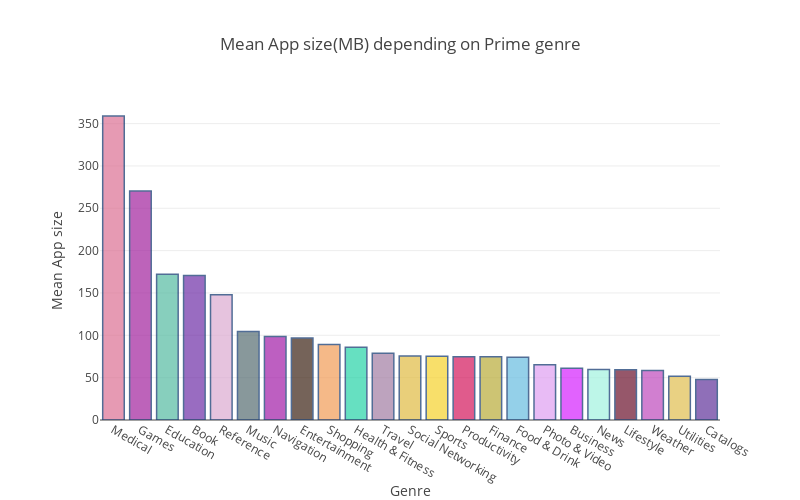

Source (notebook cell):
### Markdown cell above
## App size based on prime_genre

### Code cell
cnt_srs = df_app[['prime_genre', 'size_bytes_in_MB']].groupby('prime_genre').mean()['size_bytes_in_MB'].sort_values(ascending=False)
text = ['{:.2f}'.format(value) for value in cnt_srs.values]

trace = go.Bar(
    x = cnt_srs.index,
    y = cnt_srs.values,
    marker = dict(
        color = random_color_generator(100),
        line = dict(color='rgb(8, 48, 107)',
                    width = 1.5)
    ),
    opacity = 0.7
)
data = [trace]

layout = go.Layout(
    title = 'Mean App size(MB) depending on Prime genre',
    margin = dict(
        l = 100
    ),
    xaxis = dict(
        title = 'Genre'
    ),
    yaxis = dict(
        title = 'Mean App size'
    ),
    width = 800,
    height = 500
)

fig = go.Figure(data=data, layout=layout)
py.iplot(fig)

### Figure 1 — Plotly figure (JSON) as saved in the notebook; plotly's stock layout.template omitted (floating-point values rounded to 4 significant figures)
{"data": [{"marker": {"color": ["#DC7093", "#A2229E", "#55BBA2", "#6F2EA7", "#DCAAD1", "#566D72", "#A21CA8", "#3C2213", "#F29C57", "#26D3A7", "#A27DA3", "#E1BC42", "#F6D22C", "#D3165C", "#B9AC39", "#68BDE1", "#DF9FF1", "#D520FE", "#A2F3DF", "#6A112C", "#BE49BD", "#E1BE50", "#60339B", "#168261", "#871440", "#E67A59", "#6FF796", "#3B3DB4", "#3AD937", "#0A70EA", "#C82B7D", "#9B5CAD", "#AB4F2F", "#3C295D", "#8C147D", "#2CC284", "#BDD1F0", "#12F08C", "#57FDD2", "#12F4A2", "#5AFC81", "#EE034F", "#DE59CB", "#1F1B4B", "#EC0807", "#8FEDEC", "#B88C20", "#4F4414", "#5F7023", "#A70FC4", "#01B20E", "#14735C", "#809ADA", "#F5D29D", "#9FD3D8", "#0B014F", "#97B8F2", "#AA3A49", "#705FD6", "#D9BD52", "#C9A7B5", "#88E8CE", "#8B9BB7", "#396CF1", "#CA1589", "#8E6401", "#DCFABB", "#ED197E", "#6C39D4", "#293AC6", "#3986E3", "#BB9BA7", "#DD81F6", "#6603EF", "#1946D6", "#98383E", "#E81321", "#417020", "#12C7CD", "#566928", "#7348F6", "#8D0E0A", "#5C3CC1", "#B0410A", "#EBFA11", "#F66762", "#CFEC5F", "#3549C0", "#D8D9FC", "#928991", "#3891EF", "#FE1534", "#E789F1", "#8E48AC", "#16E643", "#66234F", "#37FF71", "#BD3111", "#666AE3", "#AFAFFD"], "line": {"color": "rgb(8, 48, 107)", "width": 1.5}}, "opacity": 0.7, "type": "bar", "uid": "e31ce29a-d8ec-11e8-8ac2-5435308b7835", "x": ["Medical", "Games", "Education", "Book", "Reference", "Music", "Navigation", "Entertainment", "Shopping", "Health & Fitness", "Travel", "Social Networking", "Sports", "Productivity", "Finance", "Food & Drink", "Photo & Video", "Business", "News", "Lifestyle", "Weather", "Utilities", "Catalogs"], "y": [359.0, 270.5, 172.1, 170.5, 148.0, 104.6, 98.57, 96.78, 89.02, 85.93, 78.88, 75.7, 75.22, 74.81, 74.61, 74.0, 65.35, 61.2, 59.58, 59.42, 58.6, 51.78, 47.86]}], "layout": {"height": 500, "margin": {"l": 100}, "title": "Mean App size(MB) depending on Prime genre", "width": 800, "xaxis": {"title": "Genre"}, "yaxis": {"title": "Mean App size"}}}
